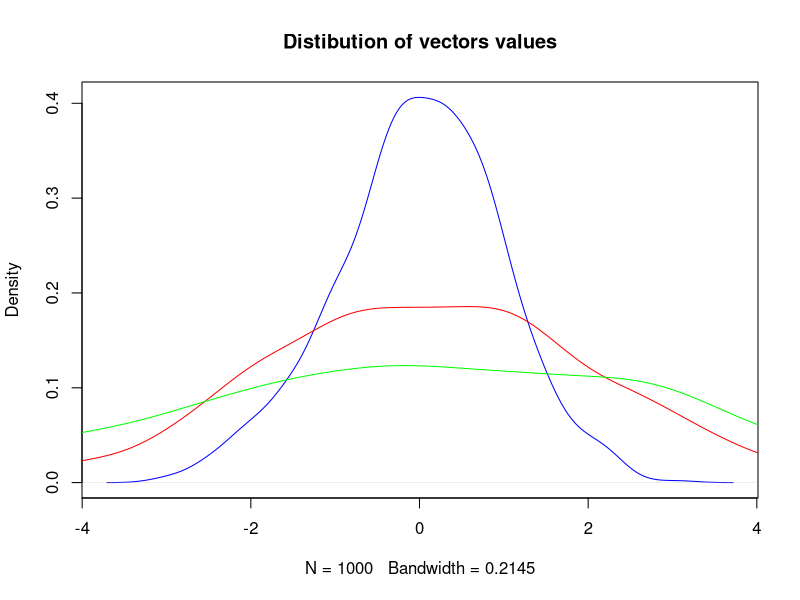
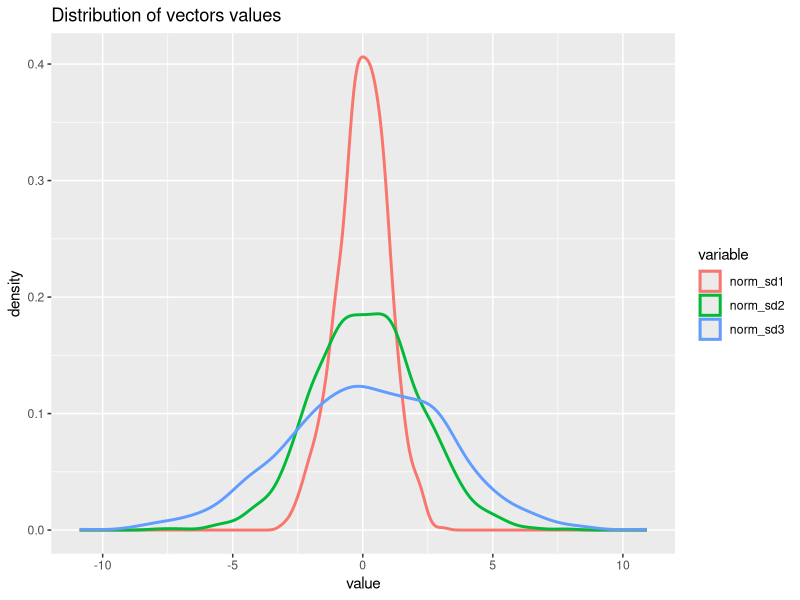
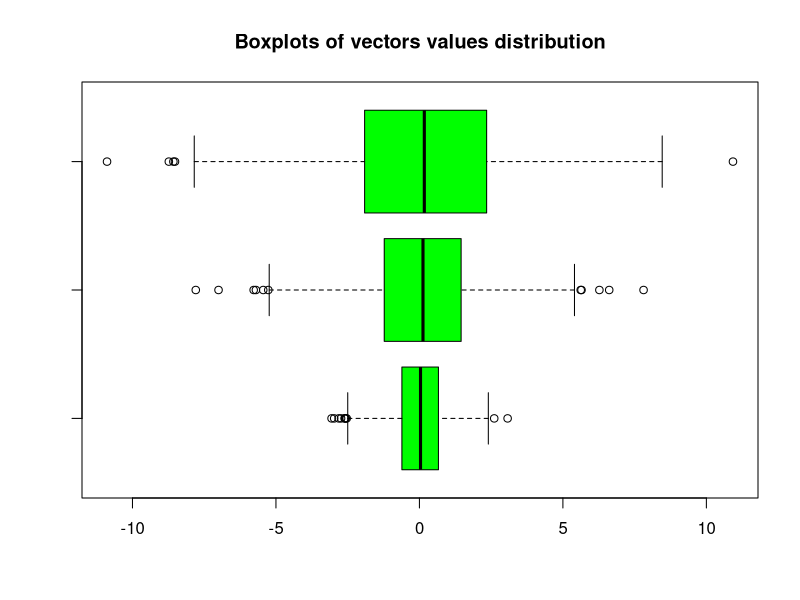
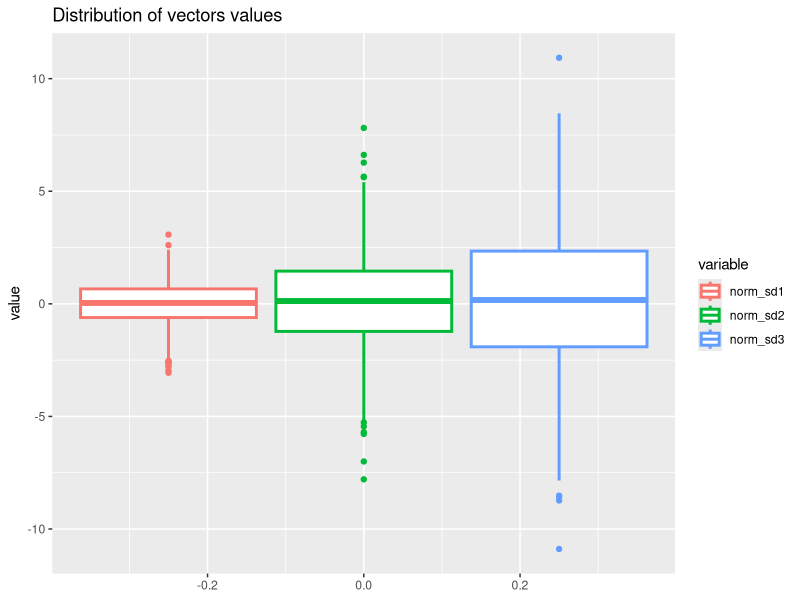
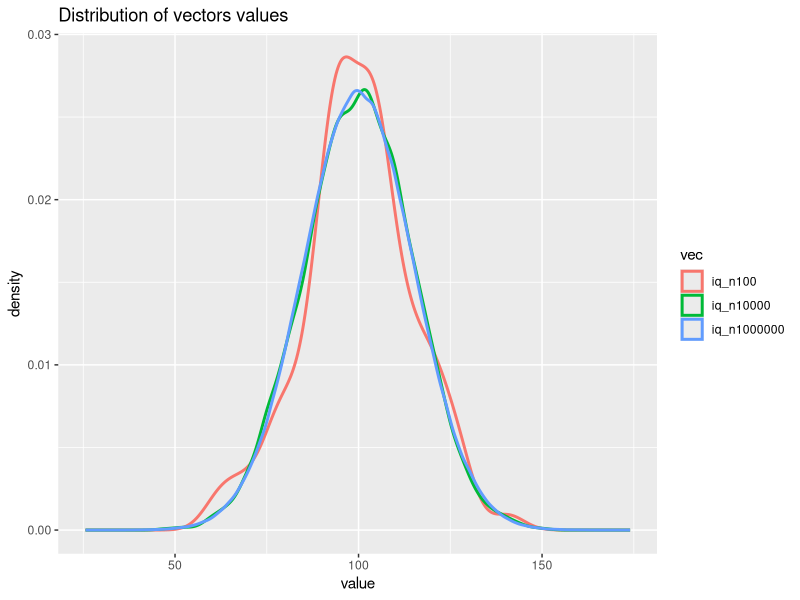

Generate these figures, in order, with R:
library(tidyverse)
?rnorm

###Exc 1 - Normal distibution and variation measures calculation
norm_sd1 <- rnorm(1000,0,1)
norm_sd2 <- rnorm(1000,0,2)
norm_sd3 <- rnorm(1000,0,3)

#range,  coefficient of variation
range(norm_sd1)
range(norm_sd2)
range(norm_sd3)

#IQR
IQR(norm_sd1)
IQR(norm_sd2)
IQR(norm_sd3)

#variance
var(norm_sd1)
var(norm_sd2)
var(norm_sd3)

#standard deviation
sd(norm_sd1)
sd(norm_sd2)
sd(norm_sd3)

#coefficient of variation
coef <- function(x) {
  (sqrt((sum((x - mean(x))^2))/(length(x) - 1))/mean(x)) *100
}

coef(norm_sd1)
coef(norm_sd2)
coef(norm_sd3)

#line chart of vectors value distribution
#base plots
plot(density(norm_sd1), col = "blue", main = "Distibution of vectors values")
main = "Distibution of vectors values"
lines(density(norm_sd2), col = "red")
lines(density(norm_sd3), col = "green")

#ggplot
library("reshape2")
norm_sd_together <- data.frame(norm_sd1,norm_sd2,norm_sd3)
norm_sd_total <- melt(norm_sd_together)

ggplot(norm_sd_total, aes(x=value, colour=variable)) + geom_density(size = 1) +
  labs(title ="Distribution of vectors values")

#boxplot chart of vectors value distribution
# base plots
boxplot(norm_sd1,norm_sd2, norm_sd3, col = "green", horizontal = T, 
        main = "Boxplots of vectors values distribution")
#ggplot
ggplot(norm_sd_total, aes(y=value, colour=variable)) + geom_boxplot(size = 1) +
  labs(title ="Distribution of vectors values")

### Exc2 Three sigma rule - vectors creation

iq_n100 <- rnorm(100,100,15)
iq_n10000 <- rnorm(10000,100,15)
iq_n1000000 <- rnorm(1000000,100,15)

#three sigma calculation

three_sigma <- function(x){
  sigma_1=length(which(x>mean(x) + 1*sd(x)| x<(mean(x) - 1*sd(x))))/length(x)*100
  sigma_2=length(which(x>mean(x) + 2*sd(x)| x<(mean(x) - 2*sd(x))))/length(x)*100
  sigma_3=length(which(x>mean(x) + 3*sd(x)| x<(mean(x) - 3*sd(x))))/length(x)*100
  all_sigmas <- data.frame(sigma_1,sigma_2,sigma_3)
  print(all_sigmas)
}

three_sigma(iq_n100)
three_sigma(iq_n10000)
three_sigma(iq_n1000000)

# Conclusion: For all three vectors three sigma rule is kept for 68,2% observations in interval [μ–σ,μ+σ], 
#         for 95,4% in interval [μ–2σ,μ+2σ] and for 99,7% in interval[μ–3σ,μ+3σ]

#calculate values of 10th percentile, 1st quartile, 3rd quartile and 90th percentile for all vectors

quantile(iq_n100,c(0.1,0.25,0.75,0.9), type = 7)
quantile(iq_n10000,c(0.1,0.25,0.75,0.9), type = 7)
quantile(iq_n1000000,c(0.1,0.25,0.75,0.9), type = 7)

#Conclusion: The bigger the number of observation, the more scores are closer to ones from Wechsler scale.

#Check on vector iq_n1000000 what is the % od observations for: iq < 80, iq < 100, iq < 115 i iq > 140
length(which(iq_n1000000<80))/length(iq_n1000000) *100  #score: 9.11%
length(which(iq_n1000000<100))/length(iq_n1000000) *100 #score: 49.94%
length(which(iq_n1000000<115))/length(iq_n1000000) *100 #score: 84.08%
length(which(iq_n1000000>140))/length(iq_n1000000) *100 #score: 0.37%

#density plot of all vectors

vec_n100 <- data.frame("value"=iq_n100, "vec" = "iq_n100")
vec_n10000 <- data.frame("value" = iq_n10000, "vec" = "iq_n10000")
vec_n1000000 <- data.frame("value" = iq_n1000000, "vec" = "iq_n1000000")

iq_total <- rbind(vec_n100,vec_n10000, vec_n1000000)

ggplot(iq_total, aes(x = value, color = vec)) + geom_density(size = 1) +
  labs(title ="Distribution of vectors values")

### Exc 3 - Iris dataset examination
head(iris)
str(iris)

#which variable has the biggest variability
variance_measures <- function(x) {
  c(sdev = sd(x), variance = var(x))
}

variance_measures(iris$Sepal.Length)

sapply(iris[,1:4], variance_measures)

#Conclusion - the biggest value is for Petal.Length

#which species has the biggest variability

summary_iris <- iris %>%  group_by(Species) %>% 
  summarise(
    sd(Sepal.Length),
    var(Sepal.Length),
    sd(Sepal.Width),
    var(Sepal.Width),
    sd(Petal.Length),
    var(Petal.Length),
    sd(Petal.Width),
    var(Petal.Width)
  )
#Conclusion - The biggest variability for Sepal.Length - virginica, for Sepal. Width - setosa, 
#for Petal.Length - virginica, for Petal.Width - virginica

